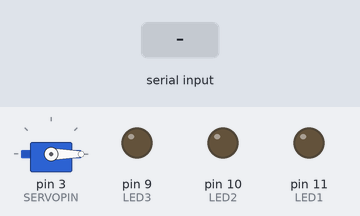
Recording of a sketch running on a simulated Arduino Uno, built with avr-gcc and run on an emulated ATmega328P. Parts: servo, output pins drawn as LEDs (lit = HIGH). The inputs (shaded band) are chosen by the test bench.

Above: at 1.2 s.
1.3 s: byte 255 (255) received over Serial
At 1.78 s:
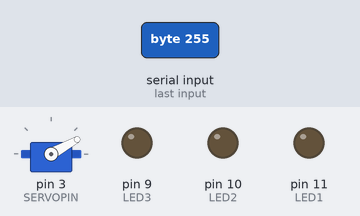
At 2.38 s:
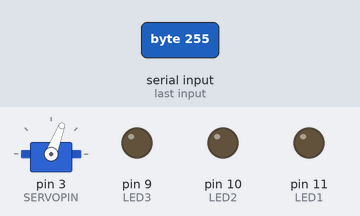
Timing chart, 0 to 8.3 s (numbered marks = the images above; inputs shaded):
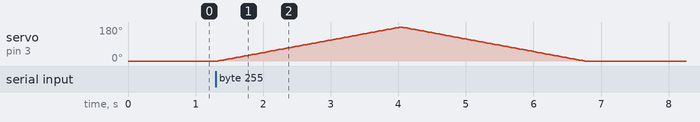

Measured:
- after the input at 1.3 s, servo on pin 3 (SERVOPIN): rises from 0° to 179° in 2.7 s, then falls to 0° in 2.7 s

The sketch:

SS8_IDK_ANYmore.ino
```cpp
//////////////////////////////////////////////////////////////////////////////////////////
/*
   Pair with Processing motor sketch, to control servo with Processing interface.
   For more info on servos, see Adafruit Arduino - Lesson 14. Sweep
   https://learn.adafruit.com/adafruit-arduino-lesson-14-servo-motors/overview
*/
//////////////////////////////////////////////////////////////////////////////////////////


#include <Servo.h>  //include Arduino Servo library

Servo servo;  //creates new Servo object called servo


const int SERVOPIN = 3;
int angle = 0;   // Tracks servo position in degrees
int val = 0; // Tracks incoming value from Serial port
const int LED1= 11;
const int LED2= 10;
const int LED3= 9;
const int buttonPin = 2;
int buttonState = 0; // creates variable to track buttonState, assigns initial value of 0

void setup() {
  servo.attach(SERVOPIN); //Specifies pin as output for servo
  Serial.begin(9600); // Start serial communication at 9600 bps
  pinMode(LED1, OUTPUT);  // initialize LED pin as an output.
  pinMode(LED2, OUTPUT);
  pinMode(LED3, OUTPUT);
  pinMode(buttonPin, INPUT);
  Serial.begin(9600); // start serial communication at 9600 bps
}


void loop() {
  if (Serial.available()) { // If data is available to read
    val = Serial.read(); // read it and store it in val
  }
  if (val < 255) { //If val is less than 255
    servo.write(val);  //position of servo is val
    delay(15);
  }

  else if (val == 255) { //else if val is 255 do a motor sweep

    // scan from 0 to 180 degrees
    for (angle = 0; angle < 180; angle++)
    {
      servo.write(angle);
      delay(15);
    }
    // scan back from 180 to 0 degrees
    for (angle = 180; angle > 0; angle--)
    {
      servo.write(angle);
      delay(15);
    }
    val = 0; //reset val;

  }

  if (buttonState == HIGH) { // if button is pressed (voltage received on pin 2)
  // send voltage to LED pin
  digitalWrite(LED1, HIGH);
  delay (10);
  digitalWrite(LED1, LOW);
  delay (10);
  digitalWrite(LED2, HIGH);
  delay (10);
  digitalWrite(LED2, LOW);
  delay (10);
  digitalWrite(LED3, HIGH);
  delay (10);
  digitalWrite(LED3, LOW);

  } else {  //otherwise
    digitalWrite(LED1, LOW);      // turn off voltage to LED pin
    digitalWrite(LED2, LOW);
    digitalWrite(LED3, LOW);
  }
}
```
